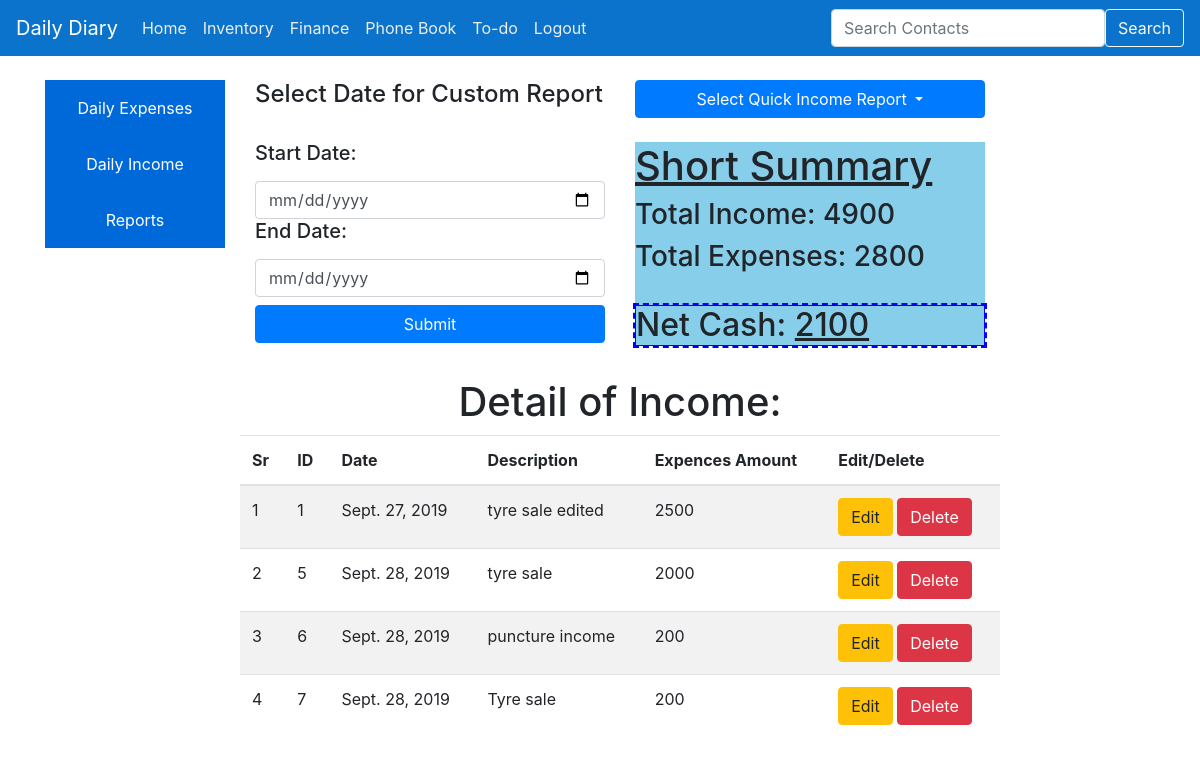
/last7daysincomereport (signed in), run on an earlier commit of the app's database.
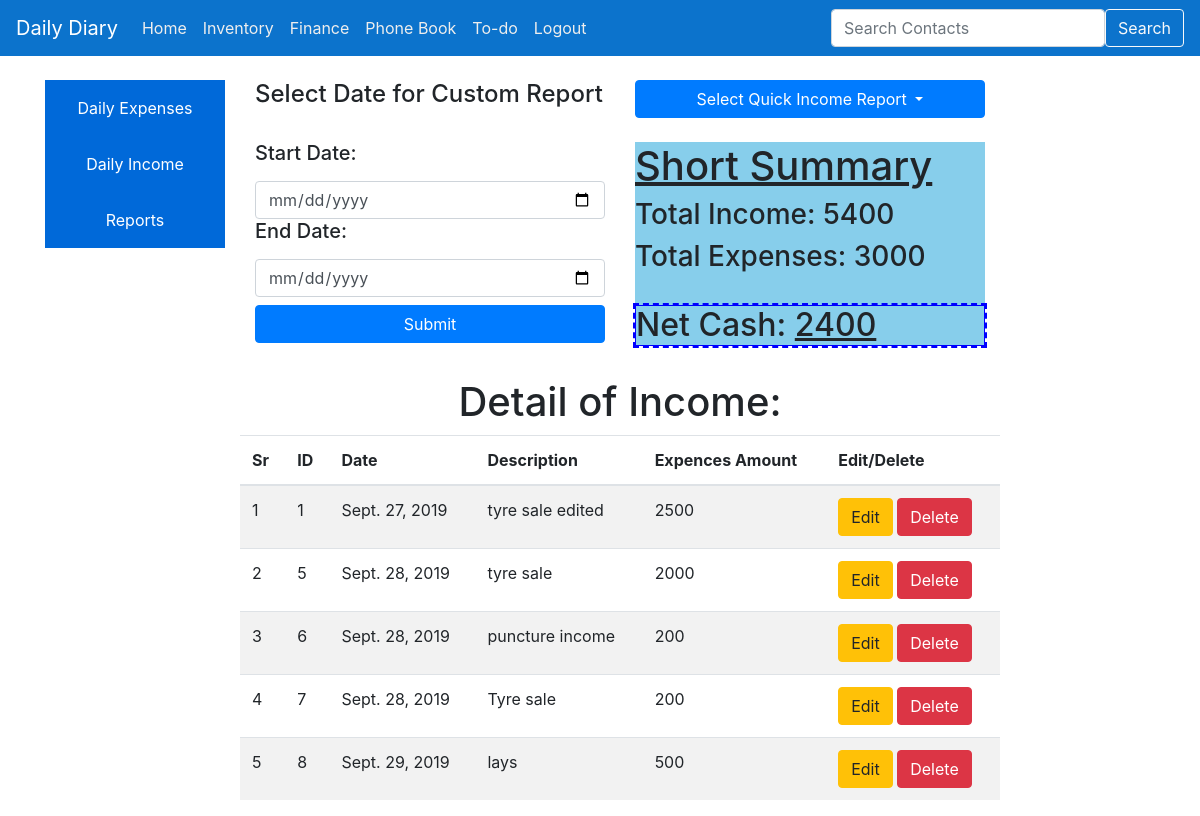
And on a later commit of the database.
### blog/models.py (models this page shows, shortened)
class Income(models.Model):
    reg_date = models.DateField(auto_now_add=True)
    income_id = models.AutoField(primary_key=True)
    description = models.CharField(max_length=200)
    income_value = models.IntegerField()

### blog/views.py (the view)
# urls.py: path('last7daysincomereport', views.LSDincomeReport),
@login_required(login_url='/login/')
def LSDincomeReport(request):
    today = datetime.date.today()
    tdalta =datetime.timedelta(days=7)
    yesterday = today - tdalta
    total = 0
    myincome = Income.objects.filter(reg_date__gte = yesterday, reg_date__lte=today)
    total = Income.objects.filter(reg_date__gte = yesterday, reg_date__lte=today).aggregate( Sum('income_value'))
    totalexp = Expenses.objects.filter(reg_date__gte = yesterday, reg_date__lte=today).aggregate( Sum('expenses_value'))
    incometotal = total.get('income_value__sum')
    exp_total = totalexp.get('expenses_value__sum')
    if exp_total is None:
        exp_total = 0
    if incometotal is None:
        incometotal = 0
    netcash = incometotal - exp_total
    return render(request, 'blog/income_report.html', {'formurl' : "/incomerepoting", 'Income':myincome, 'total': total, 'totalexp' : totalexp, 'netcash' : netcash})

### templates/blog/income_report.html (shortened to what this page needs)
{% extends "blog/innerbase.html"%}
{% block result_block %}
<div class="row bg-lighgray">
<div class="col">
  <br>
  <h4>Select Date for Custom Report</h4>
  <br>
      <form id = "CDP" method="POST" action="{{formurl}}">
        <label><h5> Start Date:</h5></label>
        <input required type="date" name="htmldate" class="form-control ">
        <label><h5> End Date:</h5></label>
        <input required type="date" name="htmldate1" class="form-control ">
        <button type="submit" name = "submit" class="btn btn-primary btn-block mt-2 ">Submit</button>
      </form>
    </div>
<div class="col">
  <br>
  <div class="dropdown">
  <button class="btn btn-primary btn-block dropdown-toggle" type="button" id="dropdownMenu2" data-toggle="dropdown" aria-haspopup="true" aria-expanded="false">
  Select Quick Income Report
  </button>
</div>
<br>
  <div class="a">
    <h1><u>Short Summary</u></h1>
  <h3>Total Income:  {{total.income_value__sum}}</h3>
  <h3>Total Expenses: {{totalexp.expenses_value__sum}}</h3>
  <div class="a" background-color:Red;><br>
    <h2>Net Cash: <u>{{netcash}}</u></h2>
  </div>
  </div>
</div>
</div>
<br>
<center><h1>Detail of Income:</h1></center>
<div class="row bg-lighgray">
  <div class="col">
  </div>
    <table class="css-serial table table-striped " data-toggle="table" data-classes="table table-hover table-condensed"data-striped="true"data-sort-order="desc">
      <thead calss= "thead-dark">
        <tr>
          <th>Sr</th>
          <th >ID</th>
          <th class="th-sm data-field="Name" data-sortable="true">Date</th>
          <th class="th-sm">Description</th>
          <th class="th-sm data-field="Name" data-sortable="true">Expences Amount</th>
          <th>Edit/Delete</th>
          </tr>
      </thead>
      <tbody>
        {% for object in Income %}
        <tr>
          <td></td>
        <td >{{object.income_id }}</td>
        <td>{{object.reg_date }}</td>
        <td>{{object.description}}</td>
        <td>{{object.income_value}}</td>
        <td>
        <a href="/editincome/{{object.income_id}}"><button class="btn btn-warning">Edit</button> </a>
        <a href="/deleteincome/{{object.income_id}}" <button class="btn btn-danger" onclick="return confirm('Are you sure you want to delete this item?');">Delete</button>
        </td>
        </tr>
        {% endfor%}
      </tbody>
  </table>
  </div>
{% endblock %}

What changed in the data, as far as the page shows it:
added Income: income_id "8", reg_date "Sept. 29, 2019", description "lays", income_value "500"
Also different on the page:
{{ total.income_value__sum }}: "4900" → "5400"
{{ totalexp.expenses_value__sum }}: "2800" → "3000"
{{ netcash }}: "2100" → "2400"
